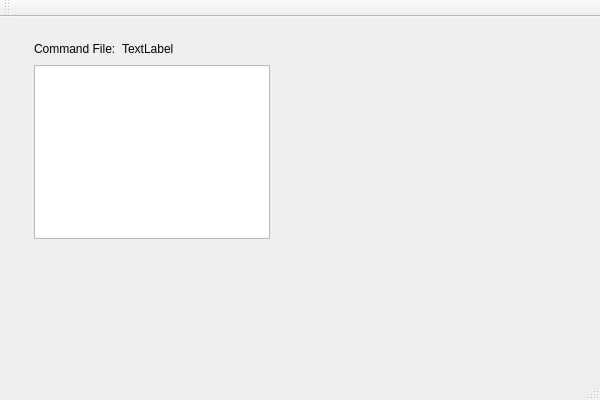
<?xml version="1.0" encoding="UTF-8"?>
<ui version="4.0">
 <class>unicClass</class>
 <widget class="QMainWindow" name="unicClass">
  <property name="geometry">
   <rect>
    <x>0</x>
    <y>0</y>
    <width>600</width>
    <height>400</height>
   </rect>
  </property>
  <property name="windowTitle">
   <string>unic</string>
  </property>
  <widget class="QWidget" name="centralWidget">
   <widget class="QWidget" name="">
    <property name="geometry">
     <rect>
      <x>23</x>
      <y>11</y>
      <width>258</width>
      <height>222</height>
     </rect>
    </property>
    <layout class="QVBoxLayout" name="verticalLayout">
     <item>
      <layout class="QHBoxLayout" name="horizontalLayout">
       <item>
        <widget class="QLabel" name="label">
         <property name="text">
          <string>Command File:</string>
         </property>
        </widget>
       </item>
       <item>
        <widget class="QLabel" name="labelCommandFile">
         <property name="text">
          <string>TextLabel</string>
         </property>
        </widget>
       </item>
       <item>
        <spacer name="horizontalSpacer">
         <property name="orientation">
          <enum>Qt::Horizontal</enum>
         </property>
         <property name="sizeHint" stdset="0">
          <size>
           <width>40</width>
           <height>20</height>
          </size>
         </property>
        </spacer>
       </item>
      </layout>
     </item>
     <item>
      <widget class="QPlainTextEdit" name="plainTextEditLog"/>
     </item>
    </layout>
   </widget>
  </widget>
  <widget class="QMenuBar" name="menuBar">
   <property name="geometry">
    <rect>
     <x>0</x>
     <y>0</y>
     <width>600</width>
     <height>21</height>
    </rect>
   </property>
  </widget>
  <widget class="QToolBar" name="mainToolBar">
   <attribute name="toolBarArea">
    <enum>TopToolBarArea</enum>
   </attribute>
   <attribute name="toolBarBreak">
    <bool>false</bool>
   </attribute>
  </widget>
  <widget class="QStatusBar" name="statusBar"/>
 </widget>
 <layoutdefault spacing="6" margin="11"/>
 <resources>
  <include location="unic.qrc"/>
 </resources>
 <connections/>
</ui>
